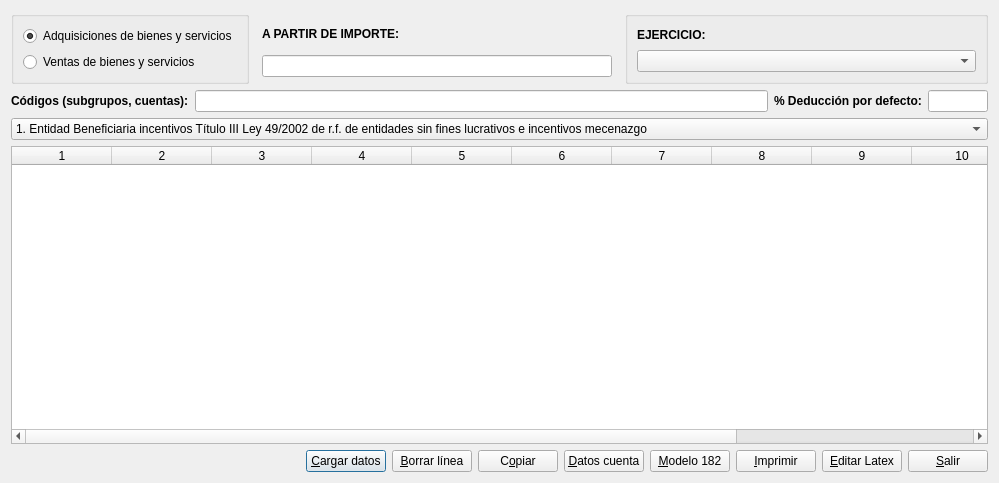
<?xml version="1.0" encoding="UTF-8"?>
<ui version="4.0">
 <author>José Manuel Díez Botella</author>
 <class>relop</class>
 <widget class="QDialog" name="relop">
  <property name="geometry">
   <rect>
    <x>0</x>
    <y>0</y>
    <width>999</width>
    <height>483</height>
   </rect>
  </property>
  <property name="windowTitle">
   <string>Relación de operaciones con terceras personas según diario</string>
  </property>
  <layout class="QVBoxLayout" name="verticalLayout">
   <item>
    <layout class="QHBoxLayout">
     <property name="spacing">
      <number>6</number>
     </property>
     <property name="leftMargin">
      <number>0</number>
     </property>
     <property name="topMargin">
      <number>0</number>
     </property>
     <property name="rightMargin">
      <number>0</number>
     </property>
     <property name="bottomMargin">
      <number>0</number>
     </property>
     <item>
      <widget class="QGroupBox" name="groupBox">
       <property name="title">
        <string/>
       </property>
       <layout class="QVBoxLayout">
        <property name="spacing">
         <number>6</number>
        </property>
        <property name="leftMargin">
         <number>9</number>
        </property>
        <property name="topMargin">
         <number>9</number>
        </property>
        <property name="rightMargin">
         <number>9</number>
        </property>
        <property name="bottomMargin">
         <number>9</number>
        </property>
        <item>
         <widget class="QRadioButton" name="radioButton1">
          <property name="text">
           <string>Adquisiciones de bienes y servicios</string>
          </property>
          <property name="checked">
           <bool>true</bool>
          </property>
         </widget>
        </item>
        <item>
         <widget class="QRadioButton" name="radioButton2">
          <property name="text">
           <string>Ventas de bienes y servicios</string>
          </property>
         </widget>
        </item>
       </layout>
      </widget>
     </item>
     <item>
      <layout class="QVBoxLayout">
       <property name="spacing">
        <number>4</number>
       </property>
       <property name="leftMargin">
        <number>7</number>
       </property>
       <property name="topMargin">
        <number>7</number>
       </property>
       <property name="rightMargin">
        <number>7</number>
       </property>
       <property name="bottomMargin">
        <number>7</number>
       </property>
       <item>
        <widget class="QLabel" name="textLabel1">
         <property name="text">
          <string>&lt;b&gt;A PARTIR DE IMPORTE:&lt;/b&gt;</string>
         </property>
         <property name="wordWrap">
          <bool>false</bool>
         </property>
        </widget>
       </item>
       <item>
        <widget class="QLineEdit" name="importelineEdit"/>
       </item>
      </layout>
     </item>
     <item>
      <widget class="QGroupBox" name="groupBox_2">
       <property name="title">
        <string/>
       </property>
       <layout class="QVBoxLayout">
        <property name="spacing">
         <number>6</number>
        </property>
        <property name="leftMargin">
         <number>9</number>
        </property>
        <property name="topMargin">
         <number>9</number>
        </property>
        <property name="rightMargin">
         <number>9</number>
        </property>
        <property name="bottomMargin">
         <number>9</number>
        </property>
        <item>
         <widget class="QLabel" name="textLabel2">
          <property name="text">
           <string>&lt;b&gt;EJERCICIO:&lt;/b&gt;</string>
          </property>
          <property name="wordWrap">
           <bool>false</bool>
          </property>
         </widget>
        </item>
        <item>
         <widget class="QComboBox" name="ejerciciocomboBox">
          <property name="sizePolicy">
           <sizepolicy hsizetype="Expanding" vsizetype="Fixed">
            <horstretch>0</horstretch>
            <verstretch>0</verstretch>
           </sizepolicy>
          </property>
         </widget>
        </item>
       </layout>
      </widget>
     </item>
    </layout>
   </item>
   <item>
    <layout class="QHBoxLayout">
     <property name="spacing">
      <number>6</number>
     </property>
     <property name="leftMargin">
      <number>0</number>
     </property>
     <property name="topMargin">
      <number>0</number>
     </property>
     <property name="rightMargin">
      <number>0</number>
     </property>
     <property name="bottomMargin">
      <number>0</number>
     </property>
     <item>
      <widget class="QLabel" name="textLabel1_3">
       <property name="text">
        <string>&lt;b&gt;Códigos (subgrupos, cuentas):&lt;/b&gt;</string>
       </property>
       <property name="textFormat">
        <enum>Qt::RichText</enum>
       </property>
       <property name="alignment">
        <set>Qt::AlignVCenter</set>
       </property>
       <property name="wordWrap">
        <bool>false</bool>
       </property>
      </widget>
     </item>
     <item>
      <widget class="QLineEdit" name="codigoslineEdit"/>
     </item>
     <item>
      <widget class="QLabel" name="deduclabel">
       <property name="font">
        <font>
         <weight>75</weight>
         <bold>true</bold>
        </font>
       </property>
       <property name="text">
        <string>% Deducción por defecto:</string>
       </property>
      </widget>
     </item>
     <item>
      <widget class="QLineEdit" name="deduclineEdit">
       <property name="maximumSize">
        <size>
         <width>60</width>
         <height>16777215</height>
        </size>
       </property>
      </widget>
     </item>
    </layout>
   </item>
   <item>
    <widget class="QComboBox" name="naturalezacomboBox">
     <item>
      <property name="text">
       <string>1. Entidad Beneficiaria incentivos Título III Ley 49/2002 de r.f. de entidades sin fines lucrativos e incentivos mecenazgo</string>
      </property>
     </item>
     <item>
      <property name="text">
       <string>2. Fundación o asociación declarada de utilidad pública art. 68.3.b) Ley IRPF</string>
      </property>
     </item>
     <item>
      <property name="text">
       <string>3. Titular o administrador de un patrimonio protegido Ley 41/2003 de protección patrimonial de personas con discapacidad</string>
      </property>
     </item>
    </widget>
   </item>
   <item>
    <widget class="QTableWidget" name="tabla">
     <property name="columnCount">
      <number>12</number>
     </property>
     <column/>
     <column/>
     <column/>
     <column/>
     <column/>
     <column/>
     <column/>
     <column/>
     <column/>
     <column/>
     <column/>
     <column/>
    </widget>
   </item>
   <item>
    <layout class="QHBoxLayout">
     <property name="spacing">
      <number>6</number>
     </property>
     <property name="leftMargin">
      <number>0</number>
     </property>
     <property name="topMargin">
      <number>0</number>
     </property>
     <property name="rightMargin">
      <number>0</number>
     </property>
     <property name="bottomMargin">
      <number>0</number>
     </property>
     <item>
      <spacer>
       <property name="orientation">
        <enum>Qt::Horizontal</enum>
       </property>
       <property name="sizeHint" stdset="0">
        <size>
         <width>40</width>
         <height>20</height>
        </size>
       </property>
      </spacer>
     </item>
     <item>
      <widget class="QPushButton" name="cargapushButton">
       <property name="text">
        <string>&amp;Cargar datos</string>
       </property>
       <property name="icon">
        <iconset resource="keme.qrc">
         <normaloff>:/iconos/graf/rayo.png</normaloff>:/iconos/graf/rayo.png</iconset>
       </property>
       <property name="shortcut">
        <string>Alt+C</string>
       </property>
      </widget>
     </item>
     <item>
      <widget class="QPushButton" name="borrarpushButton">
       <property name="text">
        <string>&amp;Borrar línea</string>
       </property>
       <property name="icon">
        <iconset resource="keme.qrc">
         <normaloff>:/iconos/graf/borrar.png</normaloff>:/iconos/graf/borrar.png</iconset>
       </property>
      </widget>
     </item>
     <item>
      <widget class="QPushButton" name="copiarpushButton">
       <property name="text">
        <string>C&amp;opiar</string>
       </property>
       <property name="icon">
        <iconset resource="keme.qrc">
         <normaloff>:/iconos/graf/copiar.png</normaloff>:/iconos/graf/copiar.png</iconset>
       </property>
      </widget>
     </item>
     <item>
      <widget class="QPushButton" name="datospushButton">
       <property name="text">
        <string>&amp;Datos cuenta</string>
       </property>
       <property name="icon">
        <iconset resource="keme.qrc">
         <normaloff>:/iconos/graf/text-x-vcard.png</normaloff>:/iconos/graf/text-x-vcard.png</iconset>
       </property>
       <property name="shortcut">
        <string>Alt+C</string>
       </property>
      </widget>
     </item>
     <item>
      <widget class="QPushButton" name="m182pushButton">
       <property name="text">
        <string>&amp;Modelo 182</string>
       </property>
       <property name="icon">
        <iconset resource="keme.qrc">
         <normaloff>:/iconos/graf/aeat.png</normaloff>:/iconos/graf/aeat.png</iconset>
       </property>
      </widget>
     </item>
     <item>
      <widget class="QPushButton" name="imprimepushButton">
       <property name="text">
        <string>&amp;Imprimir</string>
       </property>
       <property name="icon">
        <iconset resource="keme.qrc">
         <normaloff>:/iconos/graf/printer.png</normaloff>:/iconos/graf/printer.png</iconset>
       </property>
       <property name="shortcut">
        <string>Alt+I</string>
       </property>
      </widget>
     </item>
     <item>
      <widget class="QPushButton" name="latexpushButton">
       <property name="text">
        <string>&amp;Editar Latex</string>
       </property>
       <property name="icon">
        <iconset resource="keme.qrc">
         <normaloff>:/iconos/graf/tex.png</normaloff>:/iconos/graf/tex.png</iconset>
       </property>
      </widget>
     </item>
     <item>
      <widget class="QPushButton" name="salirpushButton">
       <property name="text">
        <string>&amp;Salir</string>
       </property>
       <property name="icon">
        <iconset resource="keme.qrc">
         <normaloff>:/iconos/graf/application-exit.png</normaloff>:/iconos/graf/application-exit.png</iconset>
       </property>
       <property name="shortcut">
        <string>Alt+S</string>
       </property>
      </widget>
     </item>
    </layout>
   </item>
  </layout>
 </widget>
 <layoutdefault spacing="6" margin="11"/>
 <tabstops>
  <tabstop>radioButton1</tabstop>
  <tabstop>radioButton2</tabstop>
  <tabstop>importelineEdit</tabstop>
  <tabstop>ejerciciocomboBox</tabstop>
  <tabstop>codigoslineEdit</tabstop>
  <tabstop>deduclineEdit</tabstop>
  <tabstop>naturalezacomboBox</tabstop>
  <tabstop>tabla</tabstop>
  <tabstop>cargapushButton</tabstop>
  <tabstop>borrarpushButton</tabstop>
  <tabstop>copiarpushButton</tabstop>
  <tabstop>datospushButton</tabstop>
  <tabstop>m182pushButton</tabstop>
  <tabstop>imprimepushButton</tabstop>
  <tabstop>latexpushButton</tabstop>
  <tabstop>salirpushButton</tabstop>
 </tabstops>
 <resources>
  <include location="keme.qrc"/>
 </resources>
 <connections>
  <connection>
   <sender>salirpushButton</sender>
   <signal>clicked()</signal>
   <receiver>relop</receiver>
   <slot>accept()</slot>
   <hints>
    <hint type="sourcelabel">
     <x>993</x>
     <y>459</y>
    </hint>
    <hint type="destinationlabel">
     <x>20</x>
     <y>20</y>
    </hint>
   </hints>
  </connection>
 </connections>
</ui>
